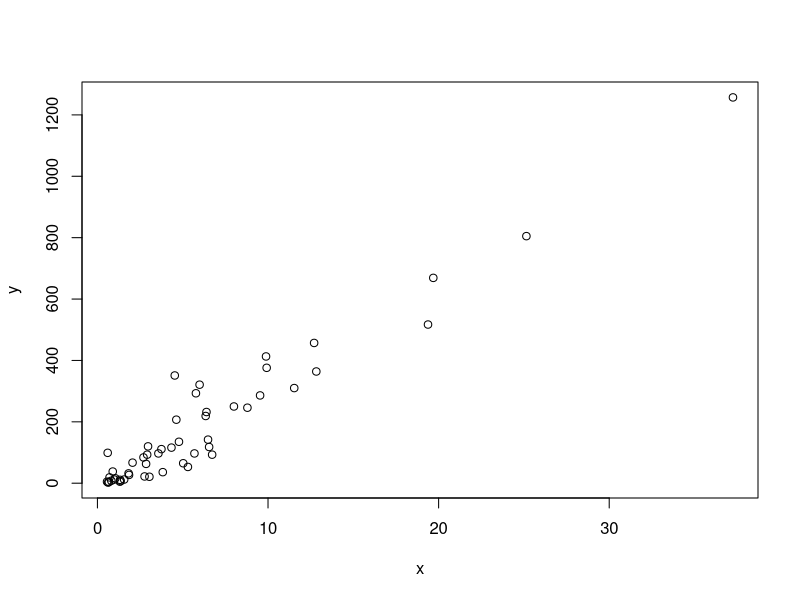
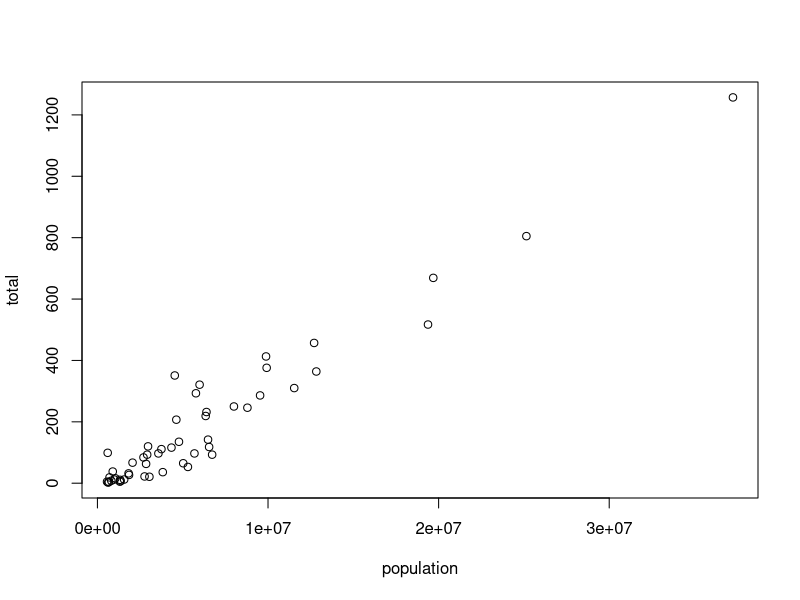
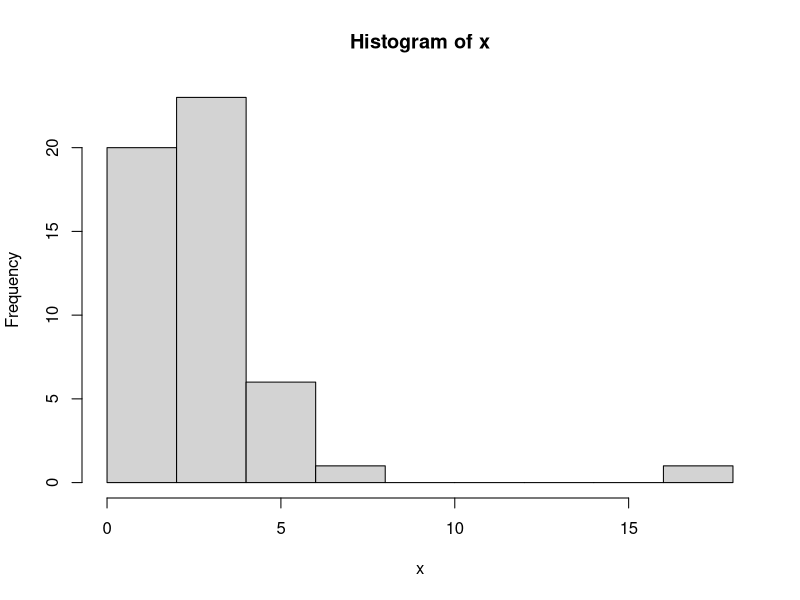
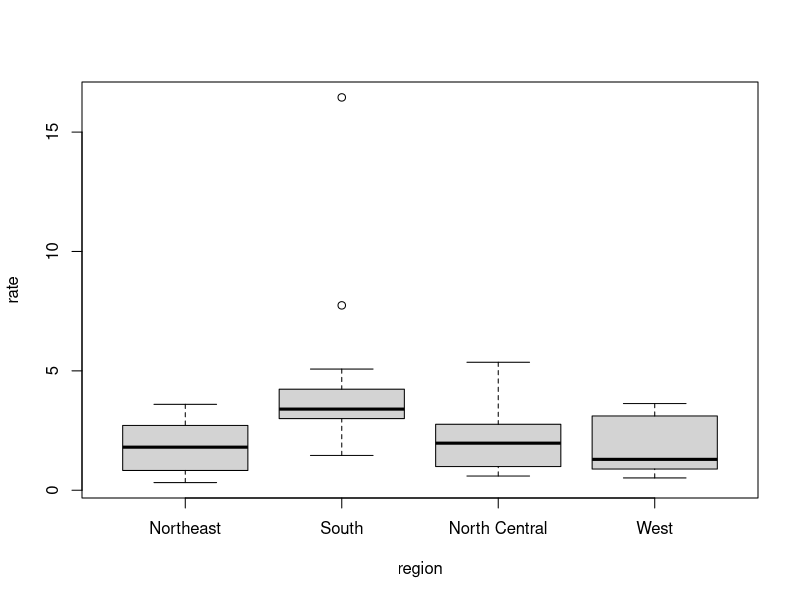
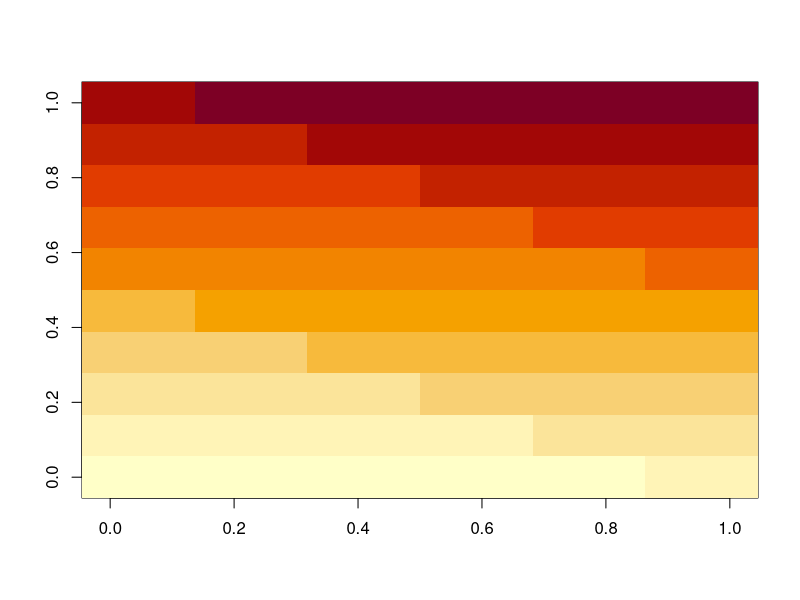
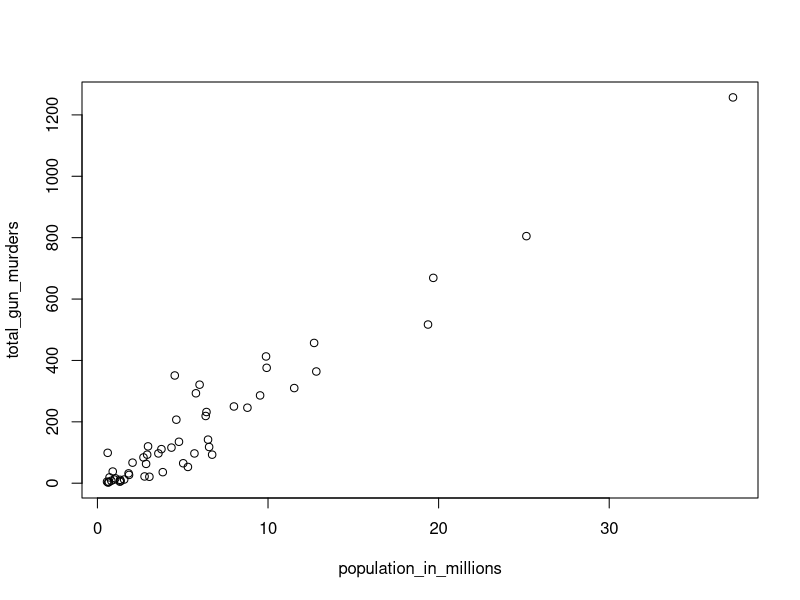
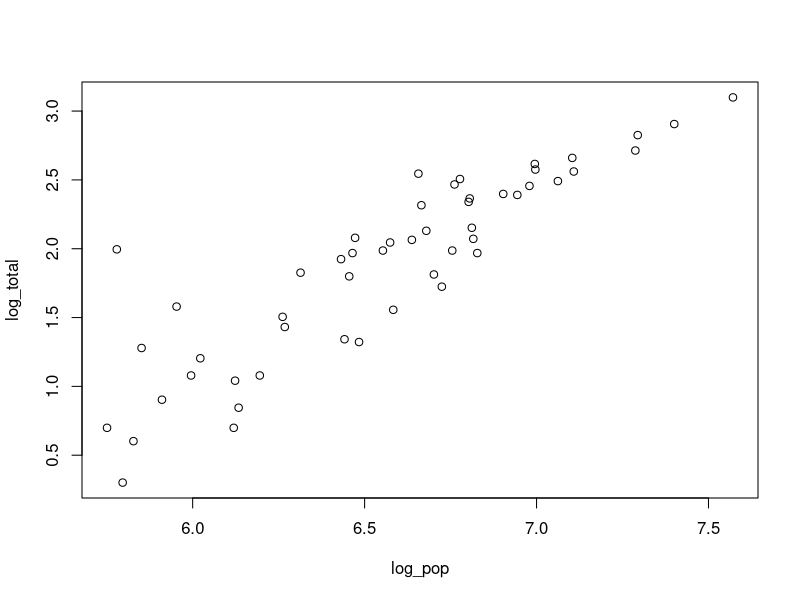
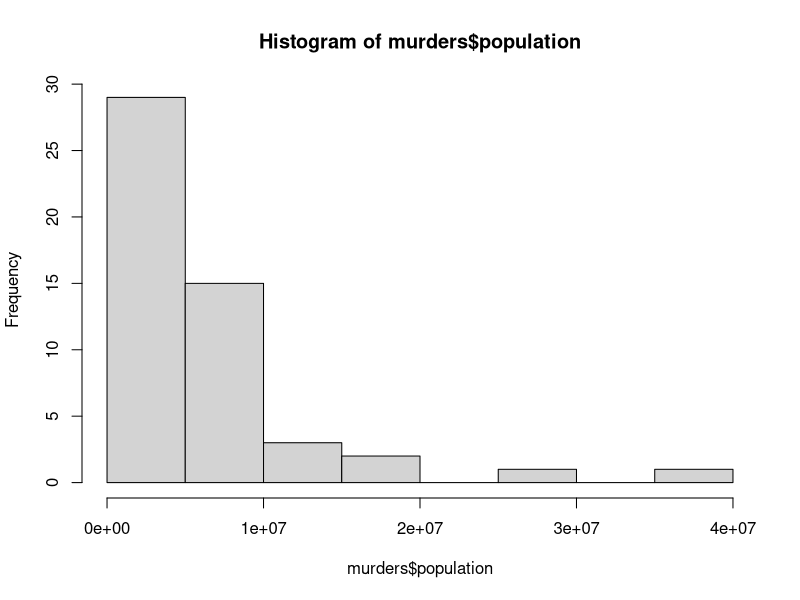

R code for these plots, in order:
## ---- chunk 1
a <- 1
b <- 1
c <- -1
## ---- chunk 2
a
## ---- chunk 3
print(a)
## ---- chunk 4
ls()
## ---- chunk 5
# x
## ---- chunk 6
(-b + sqrt(b^2 - 4*a*c) ) / ( 2*a )
(-b - sqrt(b^2 - 4*a*c) ) / ( 2*a )
## ---- chunk 7
log(8)
log(a) 
## ---- chunk 8
help("log")
## ---- chunk 9
?log
## ---- chunk 10
args(log)
## ---- chunk 11
log(8, base = 2)
## ---- chunk 12
log(x=8, base=2)
## ---- chunk 13
log(8,2)
## ---- chunk 14
log(base = 2, x = 8)
## ---- chunk 15
2^3
## ---- chunk 16
help("+")
## ---- chunk 17
?"+"
## ---- chunk 18
help(">")
## ---- chunk 19
?">"
## ---- chunk 20
data()
## ---- chunk 21
co2
## ---- chunk 22
pi
Inf+1
## ---- chunk 23
solution_1 <- (-b + sqrt(b^2 - 4*a*c)) / (2*a)
solution_2 <- (-b - sqrt(b^2 - 4*a*c)) / (2*a)
## ---- chunk 24
a <- 3
b <- 2
c <- -1
(-b + sqrt(b^2 - 4*a*c)) / (2*a)
(-b - sqrt(b^2 - 4*a*c)) / (2*a)
## ---- chunk 25
## Code to compute solution to quadratic equation of the form ax^2 + bx + c
## define the variables
a <- 3 
b <- 2
c <- -1

## now compute the solution
(-b + sqrt(b^2 - 4*a*c)) / (2*a)
(-b - sqrt(b^2 - 4*a*c)) / (2*a)
## ---- chunk 26
#number1 answer: 5050
n = 100
n*(n+1)/2
## ---- chunk 27
#number2 answer: 500500
n=1000
n*(n+1)/2
## ---- chunk 28
n <- 1000
x <- seq(1, n)
sum(x)
## ---- chunk 29
#number3 answer: b (seq creates a list of numbers and sum adds them up)
## ---- chunk 30
#number4 answer: 1
log(sqrt(100),10)
## ---- chunk 31
#number5 answer: c (log(exp(x)))
x <- seq(5, 10)
log(10^x)
log10(x^10)
log(exp(x))
exp(log(x, base = 2))

## ---- chunk 32
a <- 2
class(a)
## ---- chunk 33
library(dslabs)
data(murders)
## ---- chunk 34
class(murders)
## ---- chunk 35
str(murders)
## ---- chunk 36
head(murders)
## ---- chunk 37
murders$population
## ---- chunk 38
names(murders)
## ---- chunk 39
murders$population
## ---- chunk 40
pop <- murders$population
length(pop)
## ---- chunk 41
class(pop)
## ---- chunk 42
class(murders$state)
## ---- chunk 43
z <- 3 == 2
z
class(z)
## ---- chunk 44
?Comparison
## ---- chunk 45
class(1)
class(1L)
## ---- chunk 46
class(murders$region)
## ---- chunk 47
levels(murders$region)
## ---- chunk 48
region <- murders$region
value <- murders$total
region <- reorder(region, value, FUN = sum)
levels(region)
## ---- chunk 49
record <- list(name = "John Doe",
             student_id = 1234,
             grades = c(95, 82, 91, 97, 93),
             final_grade = "A")
## ---- chunk 50
record
class(record)
## ---- chunk 51
record$student_id
## ---- chunk 52
record[["student_id"]]
## ---- chunk 53
record2 <- list("John Doe", 1234)
record2
## ---- chunk 54
record2[[1]]
## ---- chunk 55
mat <- matrix(1:12, 4, 3)
mat
## ---- chunk 56
mat[2, 3]
## ---- chunk 57
mat[2, ]
## ---- chunk 58
mat[, 3]
## ---- chunk 59
mat[, 2:3]
## ---- chunk 60
mat[1:2, 2:3]
## ---- chunk 61
as.data.frame(mat)
## ---- chunk 62
data("murders")
murders[25, 1]
## ---- chunk 63
murders[2:3, ]
## ---- chunk 64
library(dslabs)
data(murders)
## ---- chunk 65
#number1 answer: c (The state name, the abbreviation of the state name, the state’s region, and the state’s population and total number of murders for 2010.)
str(murders)
## ---- chunk 66
#number2 answer: "state", "abb", "region", "population", "total"
names(murders)
## ---- chunk 67
#number3 answer: "character"
murders$state
murders$abb
a <- murders$abb
class(a)
## ---- chunk 68
#number4 answer: same
murders[["abb"]]
b <- murders[["abb"]]
q <- a==b
q
?identical
#use: identical(f,g)
identical(a,b)
## ---- chunk 69
class(murders$region)
## ---- chunk 70
#number5 answer: length(levels(murders$region)) #> [1] 4
murders$region
levels(murders$region)
length(murders$region)
length(levels(murders$region))
levels(length(murders$region))
## ---- chunk 71
#number6 answer: table(murders$region)
library(dslabs)
data(murders)
?"table"
#usage: table(a)...
table(murders$region)
## ---- chunk 72
codes <- c(380, 124, 818)
codes
## ---- chunk 73
# country <- c("italy", "canada", "egypt")
## ---- chunk 74
# country <- c('italy', 'canada', 'egypt')
## ---- chunk 75
# country <- c(italy, canada, egypt)
## ---- chunk 76
# codes <- c(italy = 380, canada = 124, egypt = 818)
codes
## ---- chunk 77
class(codes)
## ---- chunk 78
names(codes)
## ---- chunk 79
# codes <- c("italy" = 380, "canada" = 124, "egypt" = 818)
codes
## ---- chunk 80
codes <- c(380, 124, 818)
# country <- c("italy","canada","egypt")
# names(codes) <- country
codes
## ---- chunk 81
seq(1, 10)
## ---- chunk 82
seq(1, 10, 2)
## ---- chunk 83
1:10
## ---- chunk 84
class(1:10)
## ---- chunk 85
class(seq(1, 10, 0.5))
## ---- chunk 86
codes[2]
## ---- chunk 87
codes[c(1,3)]
## ---- chunk 88
codes[1:2]
## ---- chunk 89
codes["canada"]
# codes[c("egypt","italy")]
## ---- chunk 90
x <- c(1, "canada", 3)
## ---- chunk 91
x
class(x)
## ---- chunk 92
x <- 1:5
y <- as.character(x)
y
## ---- chunk 93
as.numeric(y)
## ---- chunk 94
x <- c("1", "b", "3")
as.numeric(x)
## ---- chunk 95
#number1 answer:
temp <- c(35, 88, 42, 84, 81, 30)
temp
## ---- chunk 96
#number2 answer: 
city <- c('Beijing', 'Lagos', 'Paris', 'Rio de Janeiro', 'San Juan', 'Toronto')
city
## ---- chunk 97
#number3 answer:
temp <- c(35, 88, 42, 84, 81, 30)
city <- c('Beijing', 'Lagos', 'Paris', 'Rio de Janeiro', 'San Juan', 'Toronto')
names(temp) <- city
temp
## ---- chunk 98
#number4 answer:
temp[1:3]
## ---- chunk 99
#number5 answer:
temp[c(3,5)]
## ---- chunk 100
#number6 answer:
12:73
#seq(12,73) is same.
## ---- chunk 101
#number7 answer:
seq(1,100,2)
#seq(1,99,2) is same.
## ---- chunk 102
#number8 answer: 86
seq(6,55,4/7)
length(seq(6,55,4/7))
## ---- chunk 103
#number9 answer: "numeric"
a <- seq(1,10,0.5)
class(a)
## ---- chunk 104
#number10 answer: "interger"
a <- seq(1,10)
class(a)
## ---- chunk 105
#number11 answer: "interger"
class(1L)
## ---- chunk 106
#number12 answer:
x <- c("1", "3", "5")
class(x)
as.numeric(x)
class(as.numeric(x))
## ---- chunk 107
library(dslabs)
data(murders)
sort(murders$total)
## ---- chunk 108
x <- c(31, 4, 15, 92, 65)
sort(x)
## ---- chunk 109
index <- order(x)
x[index]
## ---- chunk 110
x
order(x)
## ---- chunk 111
murders$state[1:6]
murders$abb[1:6]
## ---- chunk 112
ind <- order(murders$total) 
murders$abb[ind] 
## ---- chunk 113
max(murders$total)
## ---- chunk 114
i_max <- which.max(murders$total)
murders$state[i_max]
## ---- chunk 115
x <- c(31, 4, 15, 92, 65)
rank(x)
## ---- chunk 116
x <- c(1, 2, 3)
y <- c(10, 20, 30, 40, 50, 60, 70)
x+y
## ---- chunk 117
library(dslabs)
data("murders")
## ---- chunk 118
#number1 answer:
murders$population
pop <- murders$population
sort(pop)
min(murders$population)
## ---- chunk 119
#number2 answer: 51
order(pop)
## ---- chunk 120
#number3 answer:
which.min(murders$population)
## ---- chunk 121
#number4 answer: "Wyoming"
states <- murders$state
#murder$state[which.min(murders$population)]
states[which.min(murders$population)]
## ---- chunk 122
temp <- c(35, 88, 42, 84, 81, 30)
city <- c("Beijing", "Lagos", "Paris", "Rio de Janeiro", 
          "San Juan", "Toronto")
city_temps <- data.frame(name = city, temperature = temp)
## ---- chunk 123
#number5 answer:
rank(murders$population)
ranks <- rank(murders$population)
my_df <- data.frame(name=murders$state, ranks)
data.frame(name=murders$state, ranks)
## ---- chunk 124
#number6 answer:
ind <- order(murders$population)
states <- murders$state
#name=murders$state[ind]=states[ind] / ranks[ind]
my_df <- data.frame(states[ind], ranks[ind])
data.frame(states[ind], ranks[ind])
## ---- chunk 125
data("na_example")  
str(na_example)
## ---- chunk 126
mean(na_example)
## ---- chunk 127
#number7 answer: 145
ind <- is.na(na_example)
sum(ind)
#sum(na_example) #> [NA]
#sum(sort(murders$population)) #> [1] 309864228
#sum(function...) is available.
## ---- chunk 128
#number8 answer: 2.301754
?"!"
#! indicates logical negation (NOT).
sum(!ind)
mean(na_example)
#mean(na_example(!ind)) is not correct shape.
mean(na_example[!ind])
## ---- chunk 129
library(dslabs)
data("murders")
murders$state[which.max(murders$population)]
## ---- chunk 130
inches <- c(69, 62, 66, 70, 70, 73, 67, 73, 67, 70)
## ---- chunk 131
inches * 2.54
## ---- chunk 132
inches - 69
## ---- chunk 133
murder_rate <- murders$total / murders$population * 100000
## ---- chunk 134
murders$abb[order(murder_rate)]
## ---- chunk 135
temp <- c(35, 88, 42, 84, 81, 30)
city <- c("Beijing", "Lagos", "Paris", "Rio de Janeiro", 
          "San Juan", "Toronto")
city_temps <- data.frame(name = city, temperature = temp)
## ---- chunk 136
#number1 answer: 
#temp <- c(35, 88, 42, 84, 81, 30)
temp0 <- (temp-32)*5/9
temp0
city <- c("Beijing", "Lagos", "Paris", "Rio de Janeiro", 
          "San Juan", "Toronto")
city_temps0 <- data.frame(name = city, temperature = temp0)
## ---- chunk 137
#number2 answer: 1.634984
#1/seq(1,100)
sum(1/seq(1,100)^2)
## ---- chunk 138
#number3 answer:2.779125
murder_rate <- murders$total / murders$population * 100000
mean(murder_rate)
## ---- chunk 139
library(dslabs)
data("murders")
## ---- chunk 140
murder_rate <- murders$total / murders$population * 100000 
## ---- chunk 141
ind <- murder_rate < 0.71
## ---- chunk 142
ind <- murder_rate <= 0.71
## ---- chunk 143
murders$state[ind]
## ---- chunk 144
sum(ind)
## ---- chunk 145
#TRUE must be capital letter
TRUE&TRUE
TRUE&FALSE
FALSE&FALSE
## ---- chunk 146
west <- murders$region == "West"
safe <- murder_rate <= 1
## ---- chunk 147
ind <- safe & west
murders$state[ind]
## ---- chunk 148
ind <- which(murders$state == "California")
murder_rate[ind]
#murder_rate <- murders$total / murders$population * 100000 
## ---- chunk 149
ind <- match(c("New York", "Florida", "Texas"), murders$state)
ind
## ---- chunk 150
murder_rate[ind]
## ---- chunk 151
c("Boston", "Dakota", "Washington") %in% murders$state
## ---- chunk 152
match(c("New York", "Florida", "Texas"), murders$state)
which(murders$state%in%c("New York", "Florida", "Texas"))
#order is important?
#which(c("New York", "Florida", "Texas")%in%murders$state) #> [1] 1 2 3
#which(FALSE, FALSE, TRUE) #> integer(0)
## ---- chunk 153
library(dslabs)
data(murders)
## ---- chunk 154
#number1 answer: 
murder_rate <- murders$total / murders$population * 100000
low <- murder_rate < 1
## ---- chunk 155
#number2 answer:
which(low)
## ---- chunk 156
#number3 answer:
murders$state[low]
## ---- chunk 157
#number4 answer: "Maine" "New Hampshire" "Vermont" 
#low <- murder_rate < 1
Northeast <- murders$region == "Northeast"
ind <- Northeast & low
murders$state[ind]
## ---- chunk 158
#number5 answer: 27
mean(murder_rate)
#murder_rate < mean(murder_rate)
murders$state[murder_rate < mean(murder_rate)]
sum(murder_rate < mean(murder_rate))
## ---- chunk 159
#number6 answer: "Alaska" "Michigan" "Iowa" 
match(c("AK", "MI", "IA"), murders$abb)
murders$state[match(c("AK", "MI", "IA"), murders$abb)]
murders$stat[c(2, 23, 16)]
#murders$state[match(c("AK", "MI", "IA"), murders$abb)] = murders$stat[c(2, 23, 16)]
## ---- chunk 160
#number7 answer: MA, ME, MI, MO
c("MA", "ME", "MI", "MO", "MU") %in% murders$abb
## ---- chunk 161
#number8 answer:
qq <- c("MA", "ME", "MI", "MO", "MU") %in% murders$abb
!qq
which(!qq)
c("MA", "ME", "MI", "MO", "MU")[5]
c("MA", "ME", "MI", "MO", "MU")[which(!qq)]
## ---- chunk 162
x <- murders$population / 10^6
y <- murders$total
plot(x, y)
# with(murders, plot(population/10^6, total)) is same.
## ---- chunk 163
with(murders, plot(population, total))
## ---- chunk 164
x <- with(murders, total / population * 100000)
hist(x)
## ---- chunk 165
murders$state[which.max(x)]
## ---- chunk 166
murders$rate <- with(murders, total / population * 100000)
boxplot(rate~region, data = murders)
## ---- chunk 167
x <- matrix(1:120, 12, 10)
image(x)
## ---- chunk 168
library(dslabs)
data(murders)
population_in_millions <- murders$population/10^6
total_gun_murders <- murders$total
plot(population_in_millions, total_gun_murders)
## ---- chunk 169
#number1 answer:
?"log"
#log10(): 10 base
#log2(): 2 base
#numbers-only these two
#log(): with no number-e base... log(2.718281828) #> [1]
log10(murders$population)
log10(murders$total)
log_pop <- log10(murders$population)
log_total <- log10(murders$total)
plot(log_pop, log_total)
## ---- chunk 170
#number2 answer: 
#case 1
hist(murders$population)
#case 2
population_in_millions <- murders$population/10^6
hist(population_in_millions)
## ---- chunk 171
#number3 answer: 
#case1
boxplot(population~region, data = murders)
#case2
boxplot(population_in_millions~region, data = murders)
